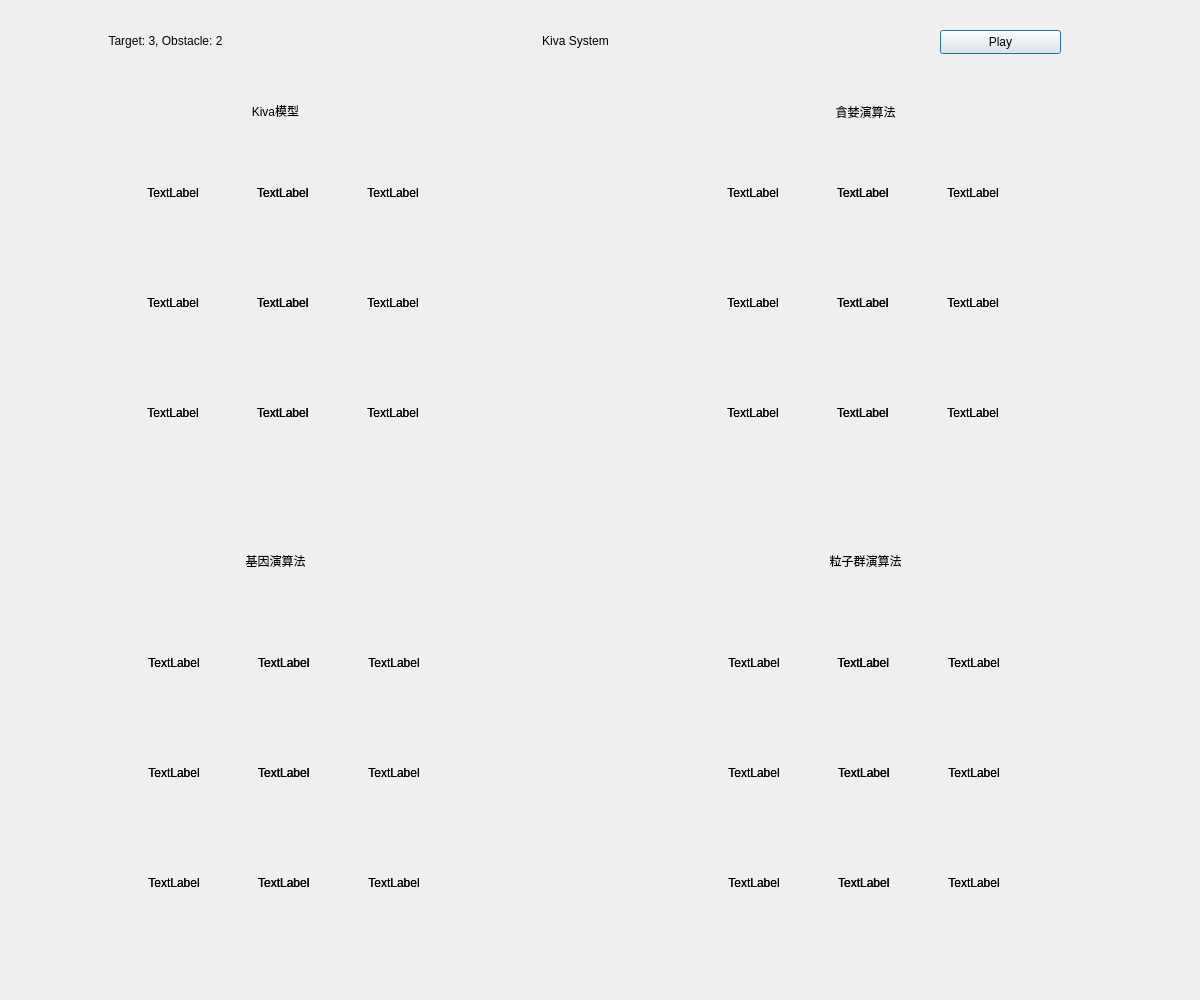
<?xml version="1.0" encoding="UTF-8"?>
<ui version="4.0">
 <class>Dialog</class>
 <widget class="QDialog" name="Dialog">
  <property name="geometry">
   <rect>
    <x>0</x>
    <y>0</y>
    <width>1200</width>
    <height>1000</height>
   </rect>
  </property>
  <property name="windowTitle">
   <string>Dialog</string>
  </property>
  <widget class="QLabel" name="kivaLabel">
   <property name="geometry">
    <rect>
     <x>440</x>
     <y>20</y>
     <width>271</width>
     <height>41</height>
    </rect>
   </property>
   <property name="autoFillBackground">
    <bool>false</bool>
   </property>
   <property name="text">
    <string>Kiva System</string>
   </property>
   <property name="alignment">
    <set>Qt::AlignCenter</set>
   </property>
   <property name="wordWrap">
    <bool>false</bool>
   </property>
  </widget>
  <widget class="QLabel" name="gdLabel">
   <property name="geometry">
    <rect>
     <x>690</x>
     <y>91</y>
     <width>351</width>
     <height>41</height>
    </rect>
   </property>
   <property name="text">
    <string>貪婪演算法</string>
   </property>
   <property name="textFormat">
    <enum>Qt::AutoText</enum>
   </property>
   <property name="scaledContents">
    <bool>false</bool>
   </property>
   <property name="alignment">
    <set>Qt::AlignCenter</set>
   </property>
  </widget>
  <widget class="QLabel" name="modelLabel">
   <property name="geometry">
    <rect>
     <x>90</x>
     <y>90</y>
     <width>371</width>
     <height>41</height>
    </rect>
   </property>
   <property name="text">
    <string>Kiva模型</string>
   </property>
   <property name="alignment">
    <set>Qt::AlignCenter</set>
   </property>
  </widget>
  <widget class="QLabel" name="psoLabel">
   <property name="geometry">
    <rect>
     <x>680</x>
     <y>540</y>
     <width>371</width>
     <height>41</height>
    </rect>
   </property>
   <property name="frameShape">
    <enum>QFrame::NoFrame</enum>
   </property>
   <property name="text">
    <string>粒子群演算法</string>
   </property>
   <property name="textFormat">
    <enum>Qt::AutoText</enum>
   </property>
   <property name="scaledContents">
    <bool>false</bool>
   </property>
   <property name="alignment">
    <set>Qt::AlignCenter</set>
   </property>
  </widget>
  <widget class="QLabel" name="gnLabel">
   <property name="geometry">
    <rect>
     <x>90</x>
     <y>540</y>
     <width>371</width>
     <height>41</height>
    </rect>
   </property>
   <property name="frameShape">
    <enum>QFrame::NoFrame</enum>
   </property>
   <property name="text">
    <string>基因演算法</string>
   </property>
   <property name="alignment">
    <set>Qt::AlignCenter</set>
   </property>
  </widget>
  <widget class="QPushButton" name="pushButton">
   <property name="geometry">
    <rect>
     <x>940</x>
     <y>30</y>
     <width>121</width>
     <height>24</height>
    </rect>
   </property>
   <property name="text">
    <string>Play</string>
   </property>
  </widget>
  <widget class="QLabel" name="egLabel">
   <property name="geometry">
    <rect>
     <x>0</x>
     <y>20</y>
     <width>331</width>
     <height>41</height>
    </rect>
   </property>
   <property name="autoFillBackground">
    <bool>false</bool>
   </property>
   <property name="text">
    <string>Target: 3, Obstacle: 2</string>
   </property>
   <property name="alignment">
    <set>Qt::AlignCenter</set>
   </property>
   <property name="wordWrap">
    <bool>false</bool>
   </property>
  </widget>
  <widget class="QLabel" name="gnLabel_2">
   <property name="geometry">
    <rect>
     <x>510</x>
     <y>1340</y>
     <width>371</width>
     <height>41</height>
    </rect>
   </property>
   <property name="text">
    <string>基因演算法</string>
   </property>
   <property name="alignment">
    <set>Qt::AlignCenter</set>
   </property>
  </widget>
  <widget class="QLabel" name="klabel_1">
   <property name="geometry">
    <rect>
     <x>133</x>
     <y>153</y>
     <width>80</width>
     <height>80</height>
    </rect>
   </property>
   <property name="frameShape">
    <enum>QFrame::NoFrame</enum>
   </property>
   <property name="text">
    <string>TextLabel</string>
   </property>
   <property name="alignment">
    <set>Qt::AlignCenter</set>
   </property>
  </widget>
  <widget class="QLabel" name="label_9">
   <property name="geometry">
    <rect>
     <x>340</x>
     <y>360</y>
     <width>106</width>
     <height>106</height>
    </rect>
   </property>
   <property name="minimumSize">
    <size>
     <width>100</width>
     <height>100</height>
    </size>
   </property>
   <property name="frameShape">
    <enum>QFrame::NoFrame</enum>
   </property>
   <property name="text">
    <string>TextLabel</string>
   </property>
   <property name="alignment">
    <set>Qt::AlignCenter</set>
   </property>
  </widget>
  <widget class="QLabel" name="label_5">
   <property name="geometry">
    <rect>
     <x>230</x>
     <y>250</y>
     <width>105</width>
     <height>106</height>
    </rect>
   </property>
   <property name="minimumSize">
    <size>
     <width>100</width>
     <height>100</height>
    </size>
   </property>
   <property name="frameShape">
    <enum>QFrame::NoFrame</enum>
   </property>
   <property name="text">
    <string>TextLabel</string>
   </property>
   <property name="alignment">
    <set>Qt::AlignCenter</set>
   </property>
  </widget>
  <widget class="QLabel" name="label_1">
   <property name="geometry">
    <rect>
     <x>120</x>
     <y>140</y>
     <width>106</width>
     <height>106</height>
    </rect>
   </property>
   <property name="minimumSize">
    <size>
     <width>100</width>
     <height>100</height>
    </size>
   </property>
   <property name="frameShape">
    <enum>QFrame::NoFrame</enum>
   </property>
   <property name="text">
    <string>TextLabel</string>
   </property>
   <property name="alignment">
    <set>Qt::AlignCenter</set>
   </property>
  </widget>
  <widget class="QLabel" name="label_3">
   <property name="geometry">
    <rect>
     <x>340</x>
     <y>140</y>
     <width>106</width>
     <height>106</height>
    </rect>
   </property>
   <property name="minimumSize">
    <size>
     <width>100</width>
     <height>100</height>
    </size>
   </property>
   <property name="frameShape">
    <enum>QFrame::NoFrame</enum>
   </property>
   <property name="text">
    <string>TextLabel</string>
   </property>
   <property name="alignment">
    <set>Qt::AlignCenter</set>
   </property>
  </widget>
  <widget class="QLabel" name="label_2">
   <property name="geometry">
    <rect>
     <x>230</x>
     <y>140</y>
     <width>105</width>
     <height>106</height>
    </rect>
   </property>
   <property name="minimumSize">
    <size>
     <width>100</width>
     <height>100</height>
    </size>
   </property>
   <property name="frameShape">
    <enum>QFrame::NoFrame</enum>
   </property>
   <property name="text">
    <string>TextLabel</string>
   </property>
   <property name="alignment">
    <set>Qt::AlignCenter</set>
   </property>
  </widget>
  <widget class="QLabel" name="label_8">
   <property name="geometry">
    <rect>
     <x>230</x>
     <y>360</y>
     <width>105</width>
     <height>106</height>
    </rect>
   </property>
   <property name="minimumSize">
    <size>
     <width>100</width>
     <height>100</height>
    </size>
   </property>
   <property name="frameShape">
    <enum>QFrame::NoFrame</enum>
   </property>
   <property name="text">
    <string>TextLabel</string>
   </property>
   <property name="alignment">
    <set>Qt::AlignCenter</set>
   </property>
  </widget>
  <widget class="QLabel" name="label_4">
   <property name="geometry">
    <rect>
     <x>120</x>
     <y>250</y>
     <width>106</width>
     <height>106</height>
    </rect>
   </property>
   <property name="minimumSize">
    <size>
     <width>100</width>
     <height>100</height>
    </size>
   </property>
   <property name="frameShape">
    <enum>QFrame::NoFrame</enum>
   </property>
   <property name="text">
    <string>TextLabel</string>
   </property>
   <property name="alignment">
    <set>Qt::AlignCenter</set>
   </property>
  </widget>
  <widget class="QLabel" name="label_7">
   <property name="geometry">
    <rect>
     <x>120</x>
     <y>360</y>
     <width>106</width>
     <height>106</height>
    </rect>
   </property>
   <property name="minimumSize">
    <size>
     <width>100</width>
     <height>100</height>
    </size>
   </property>
   <property name="frameShape">
    <enum>QFrame::NoFrame</enum>
   </property>
   <property name="text">
    <string>TextLabel</string>
   </property>
   <property name="alignment">
    <set>Qt::AlignCenter</set>
   </property>
  </widget>
  <widget class="QLabel" name="label_6">
   <property name="geometry">
    <rect>
     <x>340</x>
     <y>250</y>
     <width>106</width>
     <height>106</height>
    </rect>
   </property>
   <property name="minimumSize">
    <size>
     <width>100</width>
     <height>100</height>
    </size>
   </property>
   <property name="frameShape">
    <enum>QFrame::NoFrame</enum>
   </property>
   <property name="text">
    <string>TextLabel</string>
   </property>
   <property name="alignment">
    <set>Qt::AlignCenter</set>
   </property>
  </widget>
  <widget class="QLabel" name="klabel_2">
   <property name="geometry">
    <rect>
     <x>243</x>
     <y>153</y>
     <width>80</width>
     <height>80</height>
    </rect>
   </property>
   <property name="frameShape">
    <enum>QFrame::NoFrame</enum>
   </property>
   <property name="text">
    <string>TextLabel</string>
   </property>
   <property name="alignment">
    <set>Qt::AlignCenter</set>
   </property>
  </widget>
  <widget class="QLabel" name="klabel_3">
   <property name="geometry">
    <rect>
     <x>353</x>
     <y>153</y>
     <width>80</width>
     <height>80</height>
    </rect>
   </property>
   <property name="frameShape">
    <enum>QFrame::NoFrame</enum>
   </property>
   <property name="text">
    <string>TextLabel</string>
   </property>
   <property name="alignment">
    <set>Qt::AlignCenter</set>
   </property>
  </widget>
  <widget class="QLabel" name="klabel_5">
   <property name="geometry">
    <rect>
     <x>243</x>
     <y>263</y>
     <width>80</width>
     <height>80</height>
    </rect>
   </property>
   <property name="frameShape">
    <enum>QFrame::NoFrame</enum>
   </property>
   <property name="text">
    <string>TextLabel</string>
   </property>
   <property name="alignment">
    <set>Qt::AlignCenter</set>
   </property>
  </widget>
  <widget class="QLabel" name="klabel_4">
   <property name="geometry">
    <rect>
     <x>133</x>
     <y>263</y>
     <width>80</width>
     <height>80</height>
    </rect>
   </property>
   <property name="frameShape">
    <enum>QFrame::NoFrame</enum>
   </property>
   <property name="text">
    <string>TextLabel</string>
   </property>
   <property name="alignment">
    <set>Qt::AlignCenter</set>
   </property>
  </widget>
  <widget class="QLabel" name="klabel_6">
   <property name="geometry">
    <rect>
     <x>353</x>
     <y>263</y>
     <width>80</width>
     <height>80</height>
    </rect>
   </property>
   <property name="frameShape">
    <enum>QFrame::NoFrame</enum>
   </property>
   <property name="text">
    <string>TextLabel</string>
   </property>
   <property name="alignment">
    <set>Qt::AlignCenter</set>
   </property>
  </widget>
  <widget class="QLabel" name="klabel_7">
   <property name="geometry">
    <rect>
     <x>133</x>
     <y>373</y>
     <width>80</width>
     <height>80</height>
    </rect>
   </property>
   <property name="frameShape">
    <enum>QFrame::NoFrame</enum>
   </property>
   <property name="text">
    <string>TextLabel</string>
   </property>
   <property name="alignment">
    <set>Qt::AlignCenter</set>
   </property>
  </widget>
  <widget class="QLabel" name="klabel_8">
   <property name="geometry">
    <rect>
     <x>243</x>
     <y>373</y>
     <width>80</width>
     <height>80</height>
    </rect>
   </property>
   <property name="frameShape">
    <enum>QFrame::NoFrame</enum>
   </property>
   <property name="text">
    <string>TextLabel</string>
   </property>
   <property name="alignment">
    <set>Qt::AlignCenter</set>
   </property>
  </widget>
  <widget class="QLabel" name="klabel_9">
   <property name="geometry">
    <rect>
     <x>353</x>
     <y>373</y>
     <width>80</width>
     <height>80</height>
    </rect>
   </property>
   <property name="frameShape">
    <enum>QFrame::NoFrame</enum>
   </property>
   <property name="text">
    <string>TextLabel</string>
   </property>
   <property name="alignment">
    <set>Qt::AlignCenter</set>
   </property>
  </widget>
  <widget class="QLabel" name="label_14">
   <property name="geometry">
    <rect>
     <x>810</x>
     <y>250</y>
     <width>105</width>
     <height>106</height>
    </rect>
   </property>
   <property name="minimumSize">
    <size>
     <width>100</width>
     <height>100</height>
    </size>
   </property>
   <property name="frameShape">
    <enum>QFrame::NoFrame</enum>
   </property>
   <property name="text">
    <string>TextLabel</string>
   </property>
   <property name="alignment">
    <set>Qt::AlignCenter</set>
   </property>
  </widget>
  <widget class="QLabel" name="label_13">
   <property name="geometry">
    <rect>
     <x>700</x>
     <y>250</y>
     <width>106</width>
     <height>106</height>
    </rect>
   </property>
   <property name="minimumSize">
    <size>
     <width>100</width>
     <height>100</height>
    </size>
   </property>
   <property name="frameShape">
    <enum>QFrame::NoFrame</enum>
   </property>
   <property name="text">
    <string>TextLabel</string>
   </property>
   <property name="alignment">
    <set>Qt::AlignCenter</set>
   </property>
  </widget>
  <widget class="QLabel" name="klabel_13">
   <property name="geometry">
    <rect>
     <x>713</x>
     <y>263</y>
     <width>80</width>
     <height>80</height>
    </rect>
   </property>
   <property name="frameShape">
    <enum>QFrame::NoFrame</enum>
   </property>
   <property name="text">
    <string>TextLabel</string>
   </property>
   <property name="alignment">
    <set>Qt::AlignCenter</set>
   </property>
  </widget>
  <widget class="QLabel" name="klabel_14">
   <property name="geometry">
    <rect>
     <x>823</x>
     <y>263</y>
     <width>80</width>
     <height>80</height>
    </rect>
   </property>
   <property name="frameShape">
    <enum>QFrame::NoFrame</enum>
   </property>
   <property name="text">
    <string>TextLabel</string>
   </property>
   <property name="alignment">
    <set>Qt::AlignCenter</set>
   </property>
  </widget>
  <widget class="QLabel" name="klabel_11">
   <property name="geometry">
    <rect>
     <x>823</x>
     <y>153</y>
     <width>80</width>
     <height>80</height>
    </rect>
   </property>
   <property name="frameShape">
    <enum>QFrame::NoFrame</enum>
   </property>
   <property name="text">
    <string>TextLabel</string>
   </property>
   <property name="alignment">
    <set>Qt::AlignCenter</set>
   </property>
  </widget>
  <widget class="QLabel" name="klabel_10">
   <property name="geometry">
    <rect>
     <x>713</x>
     <y>153</y>
     <width>80</width>
     <height>80</height>
    </rect>
   </property>
   <property name="frameShape">
    <enum>QFrame::NoFrame</enum>
   </property>
   <property name="text">
    <string>TextLabel</string>
   </property>
   <property name="alignment">
    <set>Qt::AlignCenter</set>
   </property>
  </widget>
  <widget class="QLabel" name="label_12">
   <property name="geometry">
    <rect>
     <x>920</x>
     <y>140</y>
     <width>106</width>
     <height>106</height>
    </rect>
   </property>
   <property name="minimumSize">
    <size>
     <width>100</width>
     <height>100</height>
    </size>
   </property>
   <property name="frameShape">
    <enum>QFrame::NoFrame</enum>
   </property>
   <property name="text">
    <string>TextLabel</string>
   </property>
   <property name="alignment">
    <set>Qt::AlignCenter</set>
   </property>
  </widget>
  <widget class="QLabel" name="label_15">
   <property name="geometry">
    <rect>
     <x>920</x>
     <y>250</y>
     <width>106</width>
     <height>106</height>
    </rect>
   </property>
   <property name="minimumSize">
    <size>
     <width>100</width>
     <height>100</height>
    </size>
   </property>
   <property name="frameShape">
    <enum>QFrame::NoFrame</enum>
   </property>
   <property name="text">
    <string>TextLabel</string>
   </property>
   <property name="alignment">
    <set>Qt::AlignCenter</set>
   </property>
  </widget>
  <widget class="QLabel" name="label_10">
   <property name="geometry">
    <rect>
     <x>700</x>
     <y>140</y>
     <width>106</width>
     <height>106</height>
    </rect>
   </property>
   <property name="minimumSize">
    <size>
     <width>100</width>
     <height>100</height>
    </size>
   </property>
   <property name="frameShape">
    <enum>QFrame::NoFrame</enum>
   </property>
   <property name="text">
    <string>TextLabel</string>
   </property>
   <property name="alignment">
    <set>Qt::AlignCenter</set>
   </property>
  </widget>
  <widget class="QLabel" name="klabel_18">
   <property name="geometry">
    <rect>
     <x>933</x>
     <y>373</y>
     <width>80</width>
     <height>80</height>
    </rect>
   </property>
   <property name="frameShape">
    <enum>QFrame::NoFrame</enum>
   </property>
   <property name="text">
    <string>TextLabel</string>
   </property>
   <property name="alignment">
    <set>Qt::AlignCenter</set>
   </property>
  </widget>
  <widget class="QLabel" name="klabel_16">
   <property name="geometry">
    <rect>
     <x>713</x>
     <y>373</y>
     <width>80</width>
     <height>80</height>
    </rect>
   </property>
   <property name="frameShape">
    <enum>QFrame::NoFrame</enum>
   </property>
   <property name="text">
    <string>TextLabel</string>
   </property>
   <property name="alignment">
    <set>Qt::AlignCenter</set>
   </property>
  </widget>
  <widget class="QLabel" name="label_11">
   <property name="geometry">
    <rect>
     <x>810</x>
     <y>140</y>
     <width>105</width>
     <height>106</height>
    </rect>
   </property>
   <property name="minimumSize">
    <size>
     <width>100</width>
     <height>100</height>
    </size>
   </property>
   <property name="frameShape">
    <enum>QFrame::NoFrame</enum>
   </property>
   <property name="text">
    <string>TextLabel</string>
   </property>
   <property name="alignment">
    <set>Qt::AlignCenter</set>
   </property>
  </widget>
  <widget class="QLabel" name="label_16">
   <property name="geometry">
    <rect>
     <x>700</x>
     <y>360</y>
     <width>106</width>
     <height>106</height>
    </rect>
   </property>
   <property name="minimumSize">
    <size>
     <width>100</width>
     <height>100</height>
    </size>
   </property>
   <property name="frameShape">
    <enum>QFrame::NoFrame</enum>
   </property>
   <property name="text">
    <string>TextLabel</string>
   </property>
   <property name="alignment">
    <set>Qt::AlignCenter</set>
   </property>
  </widget>
  <widget class="QLabel" name="klabel_12">
   <property name="geometry">
    <rect>
     <x>933</x>
     <y>153</y>
     <width>80</width>
     <height>80</height>
    </rect>
   </property>
   <property name="frameShape">
    <enum>QFrame::NoFrame</enum>
   </property>
   <property name="text">
    <string>TextLabel</string>
   </property>
   <property name="alignment">
    <set>Qt::AlignCenter</set>
   </property>
  </widget>
  <widget class="QLabel" name="klabel_15">
   <property name="geometry">
    <rect>
     <x>933</x>
     <y>263</y>
     <width>80</width>
     <height>80</height>
    </rect>
   </property>
   <property name="frameShape">
    <enum>QFrame::NoFrame</enum>
   </property>
   <property name="text">
    <string>TextLabel</string>
   </property>
   <property name="alignment">
    <set>Qt::AlignCenter</set>
   </property>
  </widget>
  <widget class="QLabel" name="klabel_17">
   <property name="geometry">
    <rect>
     <x>823</x>
     <y>373</y>
     <width>80</width>
     <height>80</height>
    </rect>
   </property>
   <property name="frameShape">
    <enum>QFrame::NoFrame</enum>
   </property>
   <property name="text">
    <string>TextLabel</string>
   </property>
   <property name="alignment">
    <set>Qt::AlignCenter</set>
   </property>
  </widget>
  <widget class="QLabel" name="label_17">
   <property name="geometry">
    <rect>
     <x>810</x>
     <y>360</y>
     <width>105</width>
     <height>106</height>
    </rect>
   </property>
   <property name="minimumSize">
    <size>
     <width>100</width>
     <height>100</height>
    </size>
   </property>
   <property name="frameShape">
    <enum>QFrame::NoFrame</enum>
   </property>
   <property name="text">
    <string>TextLabel</string>
   </property>
   <property name="alignment">
    <set>Qt::AlignCenter</set>
   </property>
  </widget>
  <widget class="QLabel" name="label_18">
   <property name="geometry">
    <rect>
     <x>920</x>
     <y>360</y>
     <width>106</width>
     <height>106</height>
    </rect>
   </property>
   <property name="minimumSize">
    <size>
     <width>100</width>
     <height>100</height>
    </size>
   </property>
   <property name="frameShape">
    <enum>QFrame::NoFrame</enum>
   </property>
   <property name="text">
    <string>TextLabel</string>
   </property>
   <property name="alignment">
    <set>Qt::AlignCenter</set>
   </property>
  </widget>
  <widget class="QLabel" name="label_23">
   <property name="geometry">
    <rect>
     <x>231</x>
     <y>720</y>
     <width>105</width>
     <height>106</height>
    </rect>
   </property>
   <property name="minimumSize">
    <size>
     <width>100</width>
     <height>100</height>
    </size>
   </property>
   <property name="frameShape">
    <enum>QFrame::NoFrame</enum>
   </property>
   <property name="text">
    <string>TextLabel</string>
   </property>
   <property name="alignment">
    <set>Qt::AlignCenter</set>
   </property>
  </widget>
  <widget class="QLabel" name="label_22">
   <property name="geometry">
    <rect>
     <x>121</x>
     <y>720</y>
     <width>106</width>
     <height>106</height>
    </rect>
   </property>
   <property name="minimumSize">
    <size>
     <width>100</width>
     <height>100</height>
    </size>
   </property>
   <property name="frameShape">
    <enum>QFrame::NoFrame</enum>
   </property>
   <property name="text">
    <string>TextLabel</string>
   </property>
   <property name="alignment">
    <set>Qt::AlignCenter</set>
   </property>
  </widget>
  <widget class="QLabel" name="klabel_22">
   <property name="geometry">
    <rect>
     <x>134</x>
     <y>733</y>
     <width>80</width>
     <height>80</height>
    </rect>
   </property>
   <property name="frameShape">
    <enum>QFrame::NoFrame</enum>
   </property>
   <property name="text">
    <string>TextLabel</string>
   </property>
   <property name="alignment">
    <set>Qt::AlignCenter</set>
   </property>
  </widget>
  <widget class="QLabel" name="klabel_23">
   <property name="geometry">
    <rect>
     <x>244</x>
     <y>733</y>
     <width>80</width>
     <height>80</height>
    </rect>
   </property>
   <property name="frameShape">
    <enum>QFrame::NoFrame</enum>
   </property>
   <property name="text">
    <string>TextLabel</string>
   </property>
   <property name="alignment">
    <set>Qt::AlignCenter</set>
   </property>
  </widget>
  <widget class="QLabel" name="label_32">
   <property name="geometry">
    <rect>
     <x>811</x>
     <y>720</y>
     <width>105</width>
     <height>106</height>
    </rect>
   </property>
   <property name="minimumSize">
    <size>
     <width>100</width>
     <height>100</height>
    </size>
   </property>
   <property name="frameShape">
    <enum>QFrame::NoFrame</enum>
   </property>
   <property name="text">
    <string>TextLabel</string>
   </property>
   <property name="alignment">
    <set>Qt::AlignCenter</set>
   </property>
  </widget>
  <widget class="QLabel" name="label_28">
   <property name="geometry">
    <rect>
     <x>701</x>
     <y>610</y>
     <width>106</width>
     <height>106</height>
    </rect>
   </property>
   <property name="minimumSize">
    <size>
     <width>100</width>
     <height>100</height>
    </size>
   </property>
   <property name="frameShape">
    <enum>QFrame::NoFrame</enum>
   </property>
   <property name="text">
    <string>TextLabel</string>
   </property>
   <property name="alignment">
    <set>Qt::AlignCenter</set>
   </property>
  </widget>
  <widget class="QLabel" name="klabel_20">
   <property name="geometry">
    <rect>
     <x>244</x>
     <y>623</y>
     <width>80</width>
     <height>80</height>
    </rect>
   </property>
   <property name="frameShape">
    <enum>QFrame::NoFrame</enum>
   </property>
   <property name="text">
    <string>TextLabel</string>
   </property>
   <property name="alignment">
    <set>Qt::AlignCenter</set>
   </property>
  </widget>
  <widget class="QLabel" name="label_33">
   <property name="geometry">
    <rect>
     <x>921</x>
     <y>720</y>
     <width>106</width>
     <height>106</height>
    </rect>
   </property>
   <property name="minimumSize">
    <size>
     <width>100</width>
     <height>100</height>
    </size>
   </property>
   <property name="frameShape">
    <enum>QFrame::NoFrame</enum>
   </property>
   <property name="text">
    <string>TextLabel</string>
   </property>
   <property name="alignment">
    <set>Qt::AlignCenter</set>
   </property>
  </widget>
  <widget class="QLabel" name="label_31">
   <property name="geometry">
    <rect>
     <x>701</x>
     <y>720</y>
     <width>106</width>
     <height>106</height>
    </rect>
   </property>
   <property name="minimumSize">
    <size>
     <width>100</width>
     <height>100</height>
    </size>
   </property>
   <property name="frameShape">
    <enum>QFrame::NoFrame</enum>
   </property>
   <property name="text">
    <string>TextLabel</string>
   </property>
   <property name="alignment">
    <set>Qt::AlignCenter</set>
   </property>
  </widget>
  <widget class="QLabel" name="label_36">
   <property name="geometry">
    <rect>
     <x>921</x>
     <y>830</y>
     <width>106</width>
     <height>106</height>
    </rect>
   </property>
   <property name="minimumSize">
    <size>
     <width>100</width>
     <height>100</height>
    </size>
   </property>
   <property name="frameShape">
    <enum>QFrame::NoFrame</enum>
   </property>
   <property name="text">
    <string>TextLabel</string>
   </property>
   <property name="alignment">
    <set>Qt::AlignCenter</set>
   </property>
  </widget>
  <widget class="QLabel" name="klabel_19">
   <property name="geometry">
    <rect>
     <x>134</x>
     <y>623</y>
     <width>80</width>
     <height>80</height>
    </rect>
   </property>
   <property name="frameShape">
    <enum>QFrame::NoFrame</enum>
   </property>
   <property name="text">
    <string>TextLabel</string>
   </property>
   <property name="alignment">
    <set>Qt::AlignCenter</set>
   </property>
  </widget>
  <widget class="QLabel" name="klabel_31">
   <property name="geometry">
    <rect>
     <x>714</x>
     <y>733</y>
     <width>80</width>
     <height>80</height>
    </rect>
   </property>
   <property name="frameShape">
    <enum>QFrame::NoFrame</enum>
   </property>
   <property name="text">
    <string>TextLabel</string>
   </property>
   <property name="alignment">
    <set>Qt::AlignCenter</set>
   </property>
  </widget>
  <widget class="QLabel" name="label_21">
   <property name="geometry">
    <rect>
     <x>341</x>
     <y>610</y>
     <width>106</width>
     <height>106</height>
    </rect>
   </property>
   <property name="minimumSize">
    <size>
     <width>100</width>
     <height>100</height>
    </size>
   </property>
   <property name="frameShape">
    <enum>QFrame::NoFrame</enum>
   </property>
   <property name="text">
    <string>TextLabel</string>
   </property>
   <property name="alignment">
    <set>Qt::AlignCenter</set>
   </property>
  </widget>
  <widget class="QLabel" name="label_24">
   <property name="geometry">
    <rect>
     <x>341</x>
     <y>720</y>
     <width>106</width>
     <height>106</height>
    </rect>
   </property>
   <property name="minimumSize">
    <size>
     <width>100</width>
     <height>100</height>
    </size>
   </property>
   <property name="frameShape">
    <enum>QFrame::NoFrame</enum>
   </property>
   <property name="text">
    <string>TextLabel</string>
   </property>
   <property name="alignment">
    <set>Qt::AlignCenter</set>
   </property>
  </widget>
  <widget class="QLabel" name="label_19">
   <property name="geometry">
    <rect>
     <x>121</x>
     <y>610</y>
     <width>106</width>
     <height>106</height>
    </rect>
   </property>
   <property name="minimumSize">
    <size>
     <width>100</width>
     <height>100</height>
    </size>
   </property>
   <property name="frameShape">
    <enum>QFrame::NoFrame</enum>
   </property>
   <property name="text">
    <string>TextLabel</string>
   </property>
   <property name="alignment">
    <set>Qt::AlignCenter</set>
   </property>
  </widget>
  <widget class="QLabel" name="klabel_27">
   <property name="geometry">
    <rect>
     <x>354</x>
     <y>843</y>
     <width>80</width>
     <height>80</height>
    </rect>
   </property>
   <property name="frameShape">
    <enum>QFrame::NoFrame</enum>
   </property>
   <property name="text">
    <string>TextLabel</string>
   </property>
   <property name="alignment">
    <set>Qt::AlignCenter</set>
   </property>
  </widget>
  <widget class="QLabel" name="klabel_25">
   <property name="geometry">
    <rect>
     <x>134</x>
     <y>843</y>
     <width>80</width>
     <height>80</height>
    </rect>
   </property>
   <property name="frameShape">
    <enum>QFrame::NoFrame</enum>
   </property>
   <property name="text">
    <string>TextLabel</string>
   </property>
   <property name="alignment">
    <set>Qt::AlignCenter</set>
   </property>
  </widget>
  <widget class="QLabel" name="label_20">
   <property name="geometry">
    <rect>
     <x>231</x>
     <y>610</y>
     <width>105</width>
     <height>106</height>
    </rect>
   </property>
   <property name="minimumSize">
    <size>
     <width>100</width>
     <height>100</height>
    </size>
   </property>
   <property name="frameShape">
    <enum>QFrame::NoFrame</enum>
   </property>
   <property name="text">
    <string>TextLabel</string>
   </property>
   <property name="alignment">
    <set>Qt::AlignCenter</set>
   </property>
  </widget>
  <widget class="QLabel" name="label_25">
   <property name="geometry">
    <rect>
     <x>121</x>
     <y>830</y>
     <width>106</width>
     <height>106</height>
    </rect>
   </property>
   <property name="minimumSize">
    <size>
     <width>100</width>
     <height>100</height>
    </size>
   </property>
   <property name="frameShape">
    <enum>QFrame::NoFrame</enum>
   </property>
   <property name="text">
    <string>TextLabel</string>
   </property>
   <property name="alignment">
    <set>Qt::AlignCenter</set>
   </property>
  </widget>
  <widget class="QLabel" name="klabel_21">
   <property name="geometry">
    <rect>
     <x>354</x>
     <y>623</y>
     <width>80</width>
     <height>80</height>
    </rect>
   </property>
   <property name="frameShape">
    <enum>QFrame::NoFrame</enum>
   </property>
   <property name="text">
    <string>TextLabel</string>
   </property>
   <property name="alignment">
    <set>Qt::AlignCenter</set>
   </property>
  </widget>
  <widget class="QLabel" name="klabel_24">
   <property name="geometry">
    <rect>
     <x>354</x>
     <y>733</y>
     <width>80</width>
     <height>80</height>
    </rect>
   </property>
   <property name="frameShape">
    <enum>QFrame::NoFrame</enum>
   </property>
   <property name="text">
    <string>TextLabel</string>
   </property>
   <property name="alignment">
    <set>Qt::AlignCenter</set>
   </property>
  </widget>
  <widget class="QLabel" name="label_34">
   <property name="geometry">
    <rect>
     <x>701</x>
     <y>830</y>
     <width>106</width>
     <height>106</height>
    </rect>
   </property>
   <property name="minimumSize">
    <size>
     <width>100</width>
     <height>100</height>
    </size>
   </property>
   <property name="frameShape">
    <enum>QFrame::NoFrame</enum>
   </property>
   <property name="text">
    <string>TextLabel</string>
   </property>
   <property name="alignment">
    <set>Qt::AlignCenter</set>
   </property>
  </widget>
  <widget class="QLabel" name="klabel_34">
   <property name="geometry">
    <rect>
     <x>714</x>
     <y>843</y>
     <width>80</width>
     <height>80</height>
    </rect>
   </property>
   <property name="frameShape">
    <enum>QFrame::NoFrame</enum>
   </property>
   <property name="text">
    <string>TextLabel</string>
   </property>
   <property name="alignment">
    <set>Qt::AlignCenter</set>
   </property>
  </widget>
  <widget class="QLabel" name="klabel_29">
   <property name="geometry">
    <rect>
     <x>823</x>
     <y>623</y>
     <width>80</width>
     <height>80</height>
    </rect>
   </property>
   <property name="frameShape">
    <enum>QFrame::NoFrame</enum>
   </property>
   <property name="text">
    <string>TextLabel</string>
   </property>
   <property name="alignment">
    <set>Qt::AlignCenter</set>
   </property>
  </widget>
  <widget class="QLabel" name="klabel_30">
   <property name="geometry">
    <rect>
     <x>934</x>
     <y>623</y>
     <width>80</width>
     <height>80</height>
    </rect>
   </property>
   <property name="frameShape">
    <enum>QFrame::NoFrame</enum>
   </property>
   <property name="text">
    <string>TextLabel</string>
   </property>
   <property name="alignment">
    <set>Qt::AlignCenter</set>
   </property>
  </widget>
  <widget class="QLabel" name="klabel_36">
   <property name="geometry">
    <rect>
     <x>934</x>
     <y>843</y>
     <width>80</width>
     <height>80</height>
    </rect>
   </property>
   <property name="frameShape">
    <enum>QFrame::NoFrame</enum>
   </property>
   <property name="text">
    <string>TextLabel</string>
   </property>
   <property name="alignment">
    <set>Qt::AlignCenter</set>
   </property>
  </widget>
  <widget class="QLabel" name="klabel_26">
   <property name="geometry">
    <rect>
     <x>244</x>
     <y>843</y>
     <width>80</width>
     <height>80</height>
    </rect>
   </property>
   <property name="frameShape">
    <enum>QFrame::NoFrame</enum>
   </property>
   <property name="text">
    <string>TextLabel</string>
   </property>
   <property name="alignment">
    <set>Qt::AlignCenter</set>
   </property>
  </widget>
  <widget class="QLabel" name="klabel_33">
   <property name="geometry">
    <rect>
     <x>934</x>
     <y>733</y>
     <width>80</width>
     <height>80</height>
    </rect>
   </property>
   <property name="frameShape">
    <enum>QFrame::NoFrame</enum>
   </property>
   <property name="text">
    <string>TextLabel</string>
   </property>
   <property name="alignment">
    <set>Qt::AlignCenter</set>
   </property>
  </widget>
  <widget class="QLabel" name="label_26">
   <property name="geometry">
    <rect>
     <x>231</x>
     <y>830</y>
     <width>105</width>
     <height>106</height>
    </rect>
   </property>
   <property name="minimumSize">
    <size>
     <width>100</width>
     <height>100</height>
    </size>
   </property>
   <property name="frameShape">
    <enum>QFrame::NoFrame</enum>
   </property>
   <property name="text">
    <string>TextLabel</string>
   </property>
   <property name="alignment">
    <set>Qt::AlignCenter</set>
   </property>
  </widget>
  <widget class="QLabel" name="label_27">
   <property name="geometry">
    <rect>
     <x>341</x>
     <y>830</y>
     <width>106</width>
     <height>106</height>
    </rect>
   </property>
   <property name="minimumSize">
    <size>
     <width>100</width>
     <height>100</height>
    </size>
   </property>
   <property name="frameShape">
    <enum>QFrame::NoFrame</enum>
   </property>
   <property name="text">
    <string>TextLabel</string>
   </property>
   <property name="alignment">
    <set>Qt::AlignCenter</set>
   </property>
  </widget>
  <widget class="QLabel" name="label_30">
   <property name="geometry">
    <rect>
     <x>921</x>
     <y>610</y>
     <width>106</width>
     <height>106</height>
    </rect>
   </property>
   <property name="minimumSize">
    <size>
     <width>100</width>
     <height>100</height>
    </size>
   </property>
   <property name="frameShape">
    <enum>QFrame::NoFrame</enum>
   </property>
   <property name="text">
    <string>TextLabel</string>
   </property>
   <property name="alignment">
    <set>Qt::AlignCenter</set>
   </property>
  </widget>
  <widget class="QLabel" name="klabel_32">
   <property name="geometry">
    <rect>
     <x>824</x>
     <y>733</y>
     <width>80</width>
     <height>80</height>
    </rect>
   </property>
   <property name="frameShape">
    <enum>QFrame::NoFrame</enum>
   </property>
   <property name="text">
    <string>TextLabel</string>
   </property>
   <property name="alignment">
    <set>Qt::AlignCenter</set>
   </property>
  </widget>
  <widget class="QLabel" name="klabel_28">
   <property name="geometry">
    <rect>
     <x>714</x>
     <y>623</y>
     <width>80</width>
     <height>80</height>
    </rect>
   </property>
   <property name="frameShape">
    <enum>QFrame::NoFrame</enum>
   </property>
   <property name="text">
    <string>TextLabel</string>
   </property>
   <property name="alignment">
    <set>Qt::AlignCenter</set>
   </property>
  </widget>
  <widget class="QLabel" name="label_29">
   <property name="geometry">
    <rect>
     <x>811</x>
     <y>610</y>
     <width>105</width>
     <height>106</height>
    </rect>
   </property>
   <property name="minimumSize">
    <size>
     <width>100</width>
     <height>100</height>
    </size>
   </property>
   <property name="frameShape">
    <enum>QFrame::NoFrame</enum>
   </property>
   <property name="text">
    <string>TextLabel</string>
   </property>
   <property name="alignment">
    <set>Qt::AlignCenter</set>
   </property>
  </widget>
  <widget class="QLabel" name="label_35">
   <property name="geometry">
    <rect>
     <x>811</x>
     <y>830</y>
     <width>105</width>
     <height>106</height>
    </rect>
   </property>
   <property name="minimumSize">
    <size>
     <width>100</width>
     <height>100</height>
    </size>
   </property>
   <property name="frameShape">
    <enum>QFrame::NoFrame</enum>
   </property>
   <property name="text">
    <string>TextLabel</string>
   </property>
   <property name="alignment">
    <set>Qt::AlignCenter</set>
   </property>
  </widget>
  <widget class="QLabel" name="klabel_35">
   <property name="geometry">
    <rect>
     <x>824</x>
     <y>843</y>
     <width>80</width>
     <height>80</height>
    </rect>
   </property>
   <property name="frameShape">
    <enum>QFrame::NoFrame</enum>
   </property>
   <property name="text">
    <string>TextLabel</string>
   </property>
   <property name="alignment">
    <set>Qt::AlignCenter</set>
   </property>
  </widget>
  <zorder>kivaLabel</zorder>
  <zorder>gdLabel</zorder>
  <zorder>modelLabel</zorder>
  <zorder>psoLabel</zorder>
  <zorder>gnLabel</zorder>
  <zorder>pushButton</zorder>
  <zorder>egLabel</zorder>
  <zorder>gnLabel_2</zorder>
  <zorder>label_4</zorder>
  <zorder>label_5</zorder>
  <zorder>label_15</zorder>
  <zorder>label_14</zorder>
  <zorder>label_10</zorder>
  <zorder>label_24</zorder>
  <zorder>label_29</zorder>
  <zorder>label_13</zorder>
  <zorder>label_18</zorder>
  <zorder>label_20</zorder>
  <zorder>label_19</zorder>
  <zorder>label_3</zorder>
  <zorder>label_6</zorder>
  <zorder>label_1</zorder>
  <zorder>label_2</zorder>
  <zorder>label_7</zorder>
  <zorder>label_21</zorder>
  <zorder>label_16</zorder>
  <zorder>label_22</zorder>
  <zorder>label_23</zorder>
  <zorder>label_30</zorder>
  <zorder>label_26</zorder>
  <zorder>label_34</zorder>
  <zorder>label_35</zorder>
  <zorder>label_31</zorder>
  <zorder>label_28</zorder>
  <zorder>label_27</zorder>
  <zorder>label_33</zorder>
  <zorder>label_8</zorder>
  <zorder>label_12</zorder>
  <zorder>label_9</zorder>
  <zorder>label_32</zorder>
  <zorder>label_36</zorder>
  <zorder>label_11</zorder>
  <zorder>label_17</zorder>
  <zorder>label_25</zorder>
  <zorder>klabel_4</zorder>
  <zorder>klabel_5</zorder>
  <zorder>klabel_2</zorder>
  <zorder>klabel_21</zorder>
  <zorder>klabel_27</zorder>
  <zorder>klabel_1</zorder>
  <zorder>klabel_13</zorder>
  <zorder>klabel_25</zorder>
  <zorder>klabel_31</zorder>
  <zorder>klabel_22</zorder>
  <zorder>klabel_29</zorder>
  <zorder>klabel_33</zorder>
  <zorder>klabel_32</zorder>
  <zorder>klabel_9</zorder>
  <zorder>klabel_36</zorder>
  <zorder>klabel_7</zorder>
  <zorder>klabel_3</zorder>
  <zorder>klabel_6</zorder>
  <zorder>klabel_19</zorder>
  <zorder>klabel_16</zorder>
  <zorder>klabel_34</zorder>
  <zorder>klabel_12</zorder>
  <zorder>klabel_11</zorder>
  <zorder>klabel_30</zorder>
  <zorder>klabel_20</zorder>
  <zorder>klabel_24</zorder>
  <zorder>klabel_18</zorder>
  <zorder>klabel_8</zorder>
  <zorder>klabel_15</zorder>
  <zorder>klabel_26</zorder>
  <zorder>klabel_28</zorder>
  <zorder>klabel_35</zorder>
  <zorder>klabel_14</zorder>
  <zorder>klabel_10</zorder>
  <zorder>klabel_23</zorder>
  <zorder>klabel_17</zorder>
 </widget>
 <resources/>
 <connections/>
</ui>
